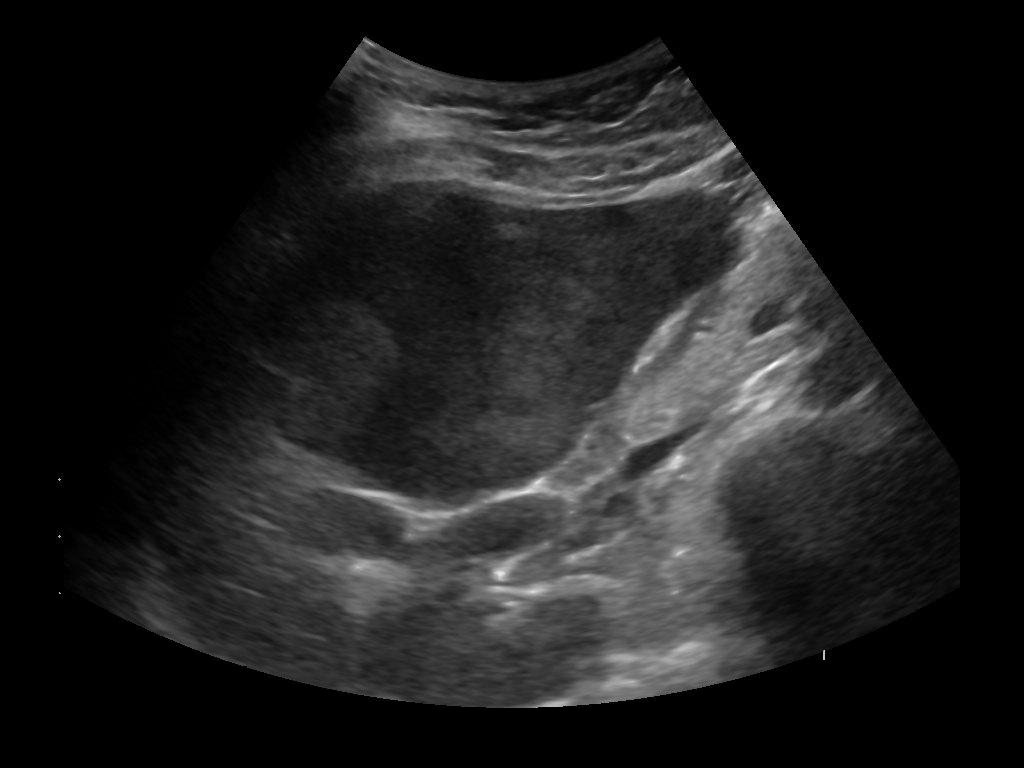
#> input picture liver-cirrhosis-prediction-main/liver-cirrhosis-prediction-main/datasets/7272660/Benign/Benign/image/1.jpg, 1024 x 768 px
$ python -i preprocessing.py   (imports and definitions only)
#> lines starting #> are read from the running program, lines starting #| are printed output that depends on the picture
#> further down, picture is the input picture: shape (768, 1024, 3); min 0, max 255, mean 30.3
"""
Data Preprocessing Module
Handles missing values, data cleaning, feature scaling, and encoding
"""

import pandas as pd
import numpy as np
from sklearn.preprocessing import StandardScaler, LabelEncoder, RobustScaler
from sklearn.impute import SimpleImputer
import cv2
from PIL import Image
import io
import base64
from typing import Dict, Tuple, Any, List
import logging

logger = logging.getLogger(__name__)


class DataPreprocessor:
    """Preprocess patient data and medical records"""

    # [75 lines left out: functions __init__, preprocess_patient_data, _handle_missing_values, _remove_outliers, _scale_features, not called in this run]


class ImagePreprocessor:
    """Preprocess medical images (Ultrasound, CT, MRI)"""

    def __init__(self):
        self.target_size = (224, 224)  # Standard size for CNN
        self.mean = np.array([0.485, 0.456, 0.406])
        self.std = np.array([0.229, 0.224, 0.225])

    def preprocess_image(self, image_data: Any) -> Tuple[np.ndarray, Dict[str, Any]]:
        """
        Preprocess medical image

        Args:
            image_data: PIL Image, numpy array, or base64 string

        Returns:
            Tuple of (processed_image, metadata)
        """
        try:
            # Convert to PIL Image if needed
            if isinstance(image_data, str):
                image = self._decode_base64(image_data)
            elif isinstance(image_data, np.ndarray):
                image = Image.fromarray(image_data)
            else:
                image = image_data

            # Store original dimensions
            original_size = image.size
#> original_size = (1024, 768)

            # Resize
            image_resized = self._resize_image(image)

            # Normalize
            image_normalized = self._normalize_image(image_resized)

            # Apply enhancement techniques
            image_enhanced = self._enhance_image(image_normalized)

            # Remove noise
            image_denoised = self._denoise_image(image_enhanced)

            metadata = {
                'original_size': original_size,
                'processed_size': self.target_size,
                'preprocessing_steps': ['resize', 'normalize', 'enhance', 'denoise'],
                'contrast_enhanced': True,
                'noise_removed': True
            }

            return image_denoised, metadata

        except Exception as e:
            logger.error(f"Error in image preprocessing: {e}")
            raise

    # [6 lines left out: function _decode_base64, not called in this run]

    def _resize_image(self, image: Image.Image) -> np.ndarray:
        """Resize image to standard size"""
        image = image.resize(self.target_size, Image.LANCZOS)
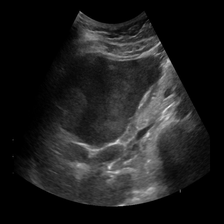
#> image: PIL image 224x224 RGB; min 0, max 241, mean 30.3
        return np.array(image)

    def _normalize_image(self, image: np.ndarray) -> np.ndarray:
        """Normalize image using ImageNet statistics"""
        # Convert to float and normalize to [0, 1]
        image = image.astype(np.float32) / 255.0
#> image: shape (224, 224, 3) float32

        # Apply channel-wise normalization
        if len(image.shape) == 3 and image.shape[2] == 3:
            image = (image - self.mean) / self.std

        return image

    def _enhance_image(self, image: np.ndarray) -> np.ndarray:
        """Enhance image contrast and brightness"""
        # Convert to uint8 for OpenCV operations
        image_uint8 = ((image + 1) * 127.5).astype(np.uint8)
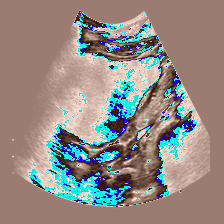
#> image_uint8: shape (224, 224, 3); mean of channels 0, 1, 2 133, 137.8, 146.1; drawn as B, G, R

        # CLAHE (Contrast Limited Adaptive Histogram Equalization)
        clahe = cv2.createCLAHE(clipLimit=2.0, tileGridSize=(8, 8))
        if len(image_uint8.shape) == 3:
            # Convert to grayscale, apply CLAHE, then back to color
            gray = cv2.cvtColor(image_uint8, cv2.COLOR_RGB2GRAY)
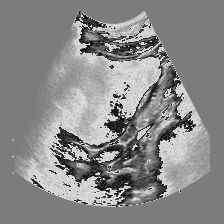
#> gray: shape (224, 224); min 12, max 225, mean 137.1
            enhanced = clahe.apply(gray)
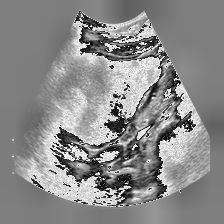
#> enhanced: shape (224, 224); min 6, max 249, mean 138.1
            image_uint8 = cv2.cvtColor(enhanced, cv2.COLOR_GRAY2RGB)
        else:
            image_uint8 = clahe.apply(image_uint8)

        # Normalize back to [-1, 1]
        image = image_uint8.astype(np.float32) / 127.5 - 1

        return image

    def _denoise_image(self, image: np.ndarray) -> np.ndarray:
        """Remove noise from image"""
        image_uint8 = ((image + 1) * 127.5).astype(np.uint8)

        if len(image_uint8.shape) == 3:
#> (the run stopped early here; a loop or call above may not have finished)

$ run again, on liver-cirrhosis-prediction-main/liver-cirrhosis-prediction-main/datasets/7272660/Benign/Benign/image/10.jpg
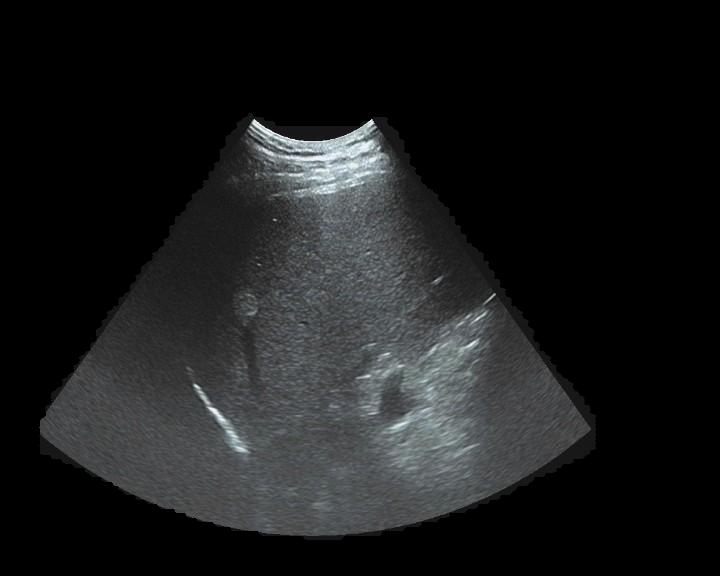
#> input picture liver-cirrhosis-prediction-main/liver-cirrhosis-prediction-main/datasets/7272660/Benign/Benign/image/10.jpg, 720 x 576 px
#> in _enhance_image, `image_uint8 = ((image + 1) * 127.5).astype(np.uint8)`:
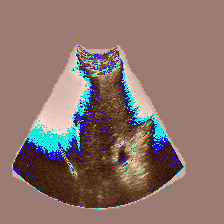
#> image_uint8: shape (224, 224, 3); mean of channels 0, 1, 2 108.4, 116.1, 138.2; drawn as B, G, R
#> in _enhance_image, `enhanced = clahe.apply(gray)`:
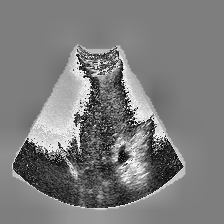
#> enhanced: shape (224, 224); min 2, max 253, mean 124.8

$ run again, on liver-cirrhosis-prediction-main/liver-cirrhosis-prediction-main/datasets/7272660/Benign/Benign/image/101.jpg
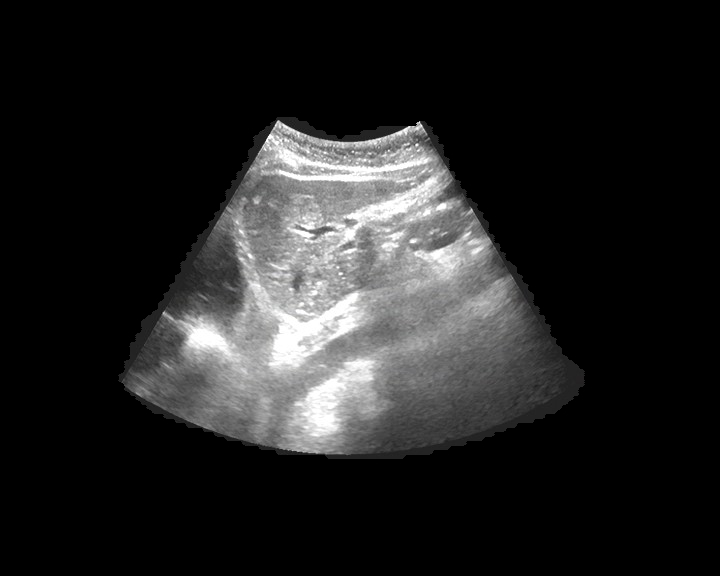
#> input picture liver-cirrhosis-prediction-main/liver-cirrhosis-prediction-main/datasets/7272660/Benign/Benign/image/101.jpg, 720 x 576 px
#> in _enhance_image, `image_uint8 = ((image + 1) * 127.5).astype(np.uint8)`:
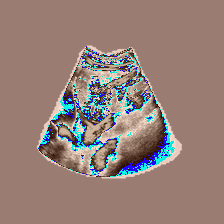
#> image_uint8: shape (224, 224, 3); mean of channels 0, 1, 2 120.6, 127.2, 148.6; drawn as B, G, R
#> in _enhance_image, `enhanced = clahe.apply(gray)`:
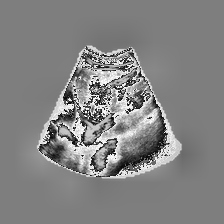
#> enhanced: shape (224, 224); min 5, max 255, mean 131

$ run again, on liver-cirrhosis-prediction-main/liver-cirrhosis-prediction-main/datasets/7272660/Benign/Benign/image/102.jpg
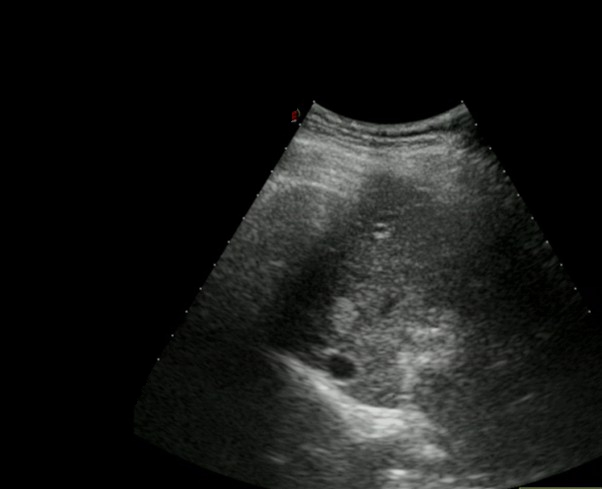
#> input picture liver-cirrhosis-prediction-main/liver-cirrhosis-prediction-main/datasets/7272660/Benign/Benign/image/102.jpg, 602 x 489 px
#> in _enhance_image, `image_uint8 = ((image + 1) * 127.5).astype(np.uint8)`:
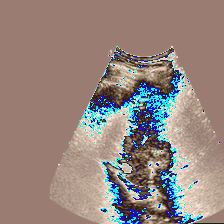
#> image_uint8: shape (224, 224, 3); mean of channels 0, 1, 2 126.9, 132.8, 149; drawn as B, G, R
#> in _enhance_image, `enhanced = clahe.apply(gray)`:
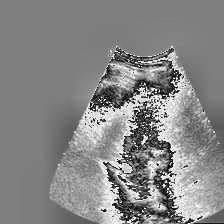
#> enhanced: shape (224, 224); min 5, max 255, mean 134.1
